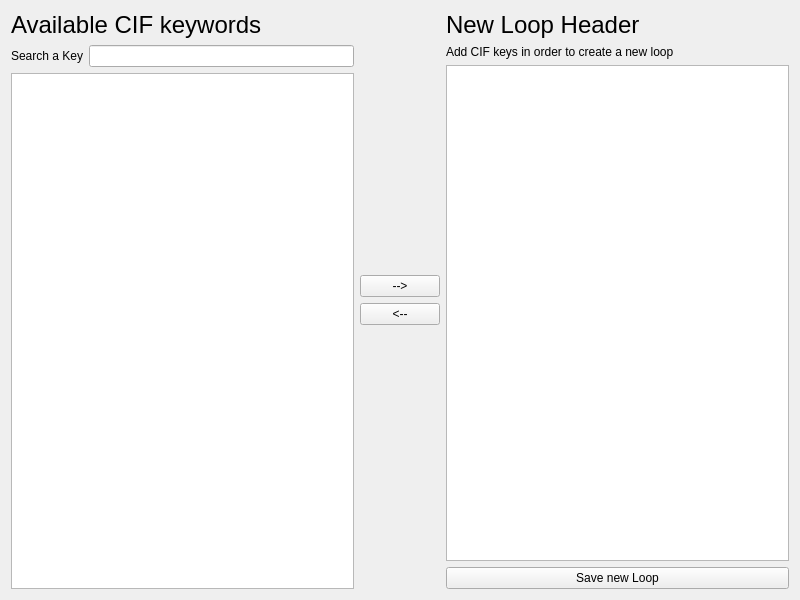
<?xml version="1.0" encoding="UTF-8"?>
<ui version="4.0">
 <class>LoopCreator</class>
 <widget class="QWidget" name="LoopCreator">
  <property name="geometry">
   <rect>
    <x>0</x>
    <y>0</y>
    <width>800</width>
    <height>600</height>
   </rect>
  </property>
  <property name="windowTitle">
   <string>LoopCreator</string>
  </property>
  <layout class="QHBoxLayout" name="horizontalLayout_2">
   <item>
    <layout class="QVBoxLayout" name="verticalLayout_2">
     <item>
      <widget class="QLabel" name="label_2">
       <property name="text">
        <string>&lt;html&gt;&lt;head/&gt;&lt;body&gt;&lt;p&gt;&lt;span style=&quot; font-size:18pt;&quot;&gt;Available CIF keywords&lt;/span&gt;&lt;/p&gt;&lt;/body&gt;&lt;/html&gt;</string>
       </property>
      </widget>
     </item>
     <item>
      <layout class="QHBoxLayout" name="horizontalLayout">
       <item>
        <widget class="QLabel" name="label">
         <property name="text">
          <string>Search a Key</string>
         </property>
        </widget>
       </item>
       <item>
        <widget class="QLineEdit" name="searchLineEdit"/>
       </item>
      </layout>
     </item>
     <item>
      <widget class="QListWidget" name="availableKeysListWidget">
       <property name="font">
        <font>
         <pointsize>13</pointsize>
        </font>
       </property>
      </widget>
     </item>
    </layout>
   </item>
   <item>
    <layout class="QVBoxLayout" name="verticalLayout">
     <property name="leftMargin">
      <number>0</number>
     </property>
     <item>
      <spacer name="verticalSpacer_2">
       <property name="orientation">
        <enum>Qt::Vertical</enum>
       </property>
       <property name="sizeHint" stdset="0">
        <size>
         <width>20</width>
         <height>40</height>
        </size>
       </property>
      </spacer>
     </item>
     <item>
      <widget class="QPushButton" name="rightPushButton">
       <property name="text">
        <string>--&gt;</string>
       </property>
      </widget>
     </item>
     <item>
      <widget class="QPushButton" name="leftPushButton">
       <property name="text">
        <string>&lt;--</string>
       </property>
      </widget>
     </item>
     <item>
      <spacer name="verticalSpacer">
       <property name="orientation">
        <enum>Qt::Vertical</enum>
       </property>
       <property name="sizeHint" stdset="0">
        <size>
         <width>20</width>
         <height>40</height>
        </size>
       </property>
      </spacer>
     </item>
    </layout>
   </item>
   <item>
    <layout class="QVBoxLayout" name="verticalLayout_3">
     <item>
      <widget class="QLabel" name="label_3">
       <property name="text">
        <string>&lt;html&gt;&lt;head/&gt;&lt;body&gt;&lt;p&gt;&lt;span style=&quot; font-size:18pt;&quot;&gt;New Loop Header&lt;/span&gt;&lt;/p&gt;&lt;/body&gt;&lt;/html&gt;</string>
       </property>
      </widget>
     </item>
     <item>
      <widget class="QLabel" name="label_4">
       <property name="text">
        <string>Add CIF keys in order to create a new loop</string>
       </property>
      </widget>
     </item>
     <item>
      <widget class="QListWidget" name="newLoopKeysListWidget">
       <property name="font">
        <font>
         <pointsize>13</pointsize>
        </font>
       </property>
      </widget>
     </item>
     <item>
      <widget class="QPushButton" name="saveLoopPushButton">
       <property name="text">
        <string>Save new Loop</string>
       </property>
      </widget>
     </item>
    </layout>
   </item>
  </layout>
 </widget>
 <resources/>
 <connections/>
</ui>
